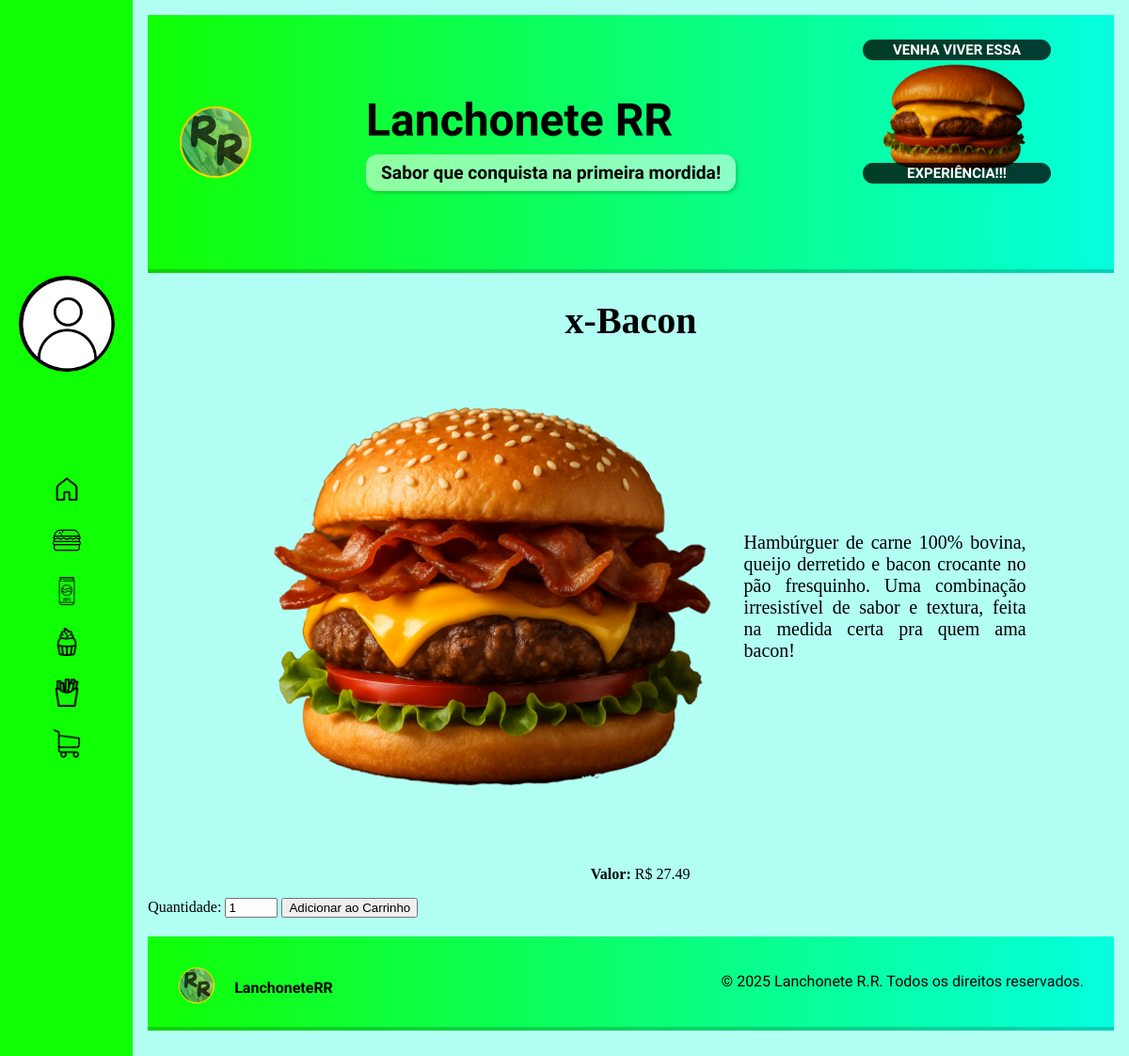
The app's page /infoProduto/35 with its own data.
### app.py (models this page shows)
class Lanche(db.Model):
    id = db.Column(db.Integer, primary_key=True, autoincrement=True)
    nomeLanche = db.Column(db.String(100), nullable=False)
    tipo = db.Column(db.String(50), nullable=False)
    valor = db.Column(db.Float, nullable=False)
    descricao = db.Column(db.String(200), nullable=False)
    img = db.Column(db.String(200), nullable=False)

### app.py (the view)
@app.route('/infoProduto/<int:id>')
def info_produto(id):
    produto = Lanche.query.get_or_404(id)
    return render_template('infoProduto.html', produto=produto)

### templates/infoProduto.html (shortened to what this page needs)
{% extends 'base.html' %}
{% block conteudo %}
<h1 class="h1-infoproduto">{{ produto.nomeLanche }}</h1>
<div class="conteudo-grid-infoproduto">
    <img src="{{ url_for('static', filename='img/' ~ produto.img) }}" alt="{{ produto.nomeLanche }}">
    <p>{{ produto.descricao }}</p>
    <p><strong>Valor:</strong> R$ {{ produto.valor }}</p>
</div>
<form action="{{ url_for('adicionar_carrinho') }}" method="POST" class="acoes">
    <label for="quantidade">Quantidade:</label>
    <input type="number" id="quantidade" name="quantidade" min="1" max="10" value="1" required>
    <button type="submit">Adicionar ao Carrinho</button>
</form>
{% endblock%}

### static/css/estilo.css (style rules this page uses)
body { margin: 0; height: 100vh; display: grid; grid-template-columns: 0.4fr 4fr; background-color: #04ffde4e; }
@media (max-width: 1200px) { body { grid-template-columns: 0.4fr 3fr; } }
.h1-infoproduto { text-align: center; font-size: 2.5em; margin-bottom: 20px; }
.conteudo-grid-infoproduto { display: grid; grid-template-columns: 1fr 1fr; grid-template-rows: auto auto; gap: 20px; max-width: 1000px; margin: 0 auto; align-items: center; justify-items: center; text-align: justify; }
.conteudo-grid-infoproduto img { grid-column: 1 / 2; grid-row: 1 / 2; width: 600px; height: 600px; border-radius: 8px; }
.conteudo-grid-infoproduto p:first-of-type { grid-column: 2 / 3; grid-row: 1 / 2; width: 400px; font-size: 25px; justify-content: center; align-items: center; }
.conteudo-grid-infoproduto p:last-of-type { grid-column: 1 / 3; grid-row: 2 / 3; }
@media (max-width: 1300px) { .conteudo-grid-infoproduto { max-width: 800px; } }
@media (max-width: 1300px) { .conteudo-grid-infoproduto img { width: 500px; height: 500px; object-fit: contain; } }
@media (max-width: 1300px) { .conteudo-grid-infoproduto p:first-of-type { width: 300px; font-size: 20px; } }

### records on screen
Lanche: nomeLanche "x-Bacon", img (picture), descricao "Hambúrguer de carne 100% bovina, queijo derretido e bacon crocante no pão fresquinho. Uma combinação irresistível de sabor e textura, feita na medida certa pra quem ama bacon!", valor "27.49"
